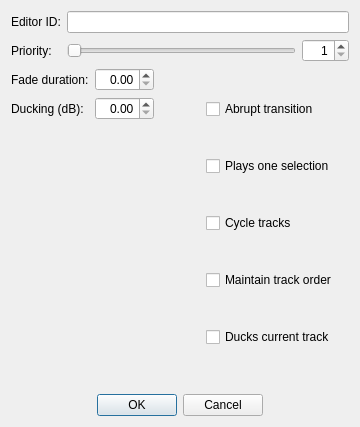
<?xml version="1.0" encoding="UTF-8"?>
<ui version="4.0">
 <class>FormDialogMusicType</class>
 <widget class="QDialog" name="FormDialogMusicType">
  <property name="geometry">
   <rect>
    <x>0</x>
    <y>0</y>
    <width>360</width>
    <height>427</height>
   </rect>
  </property>
  <property name="windowTitle">
   <string>Music Type</string>
  </property>
  <layout class="QGridLayout" name="gridLayout_3" columnstretch="2,0,2">
   <item row="3" column="0" colspan="3">
    <widget class="DKFormListPane" name="musicTracks"/>
   </item>
   <item row="0" column="0" colspan="3">
    <layout class="QGridLayout" name="gridLayout">
     <item row="0" column="0">
      <widget class="QLabel" name="label">
       <property name="text">
        <string>Editor ID:</string>
       </property>
       <property name="buddy">
        <cstring>editorID</cstring>
       </property>
      </widget>
     </item>
     <item row="1" column="0">
      <widget class="QLabel" name="label_2">
       <property name="text">
        <string>Priority:</string>
       </property>
       <property name="buddy">
        <cstring>prioritySlider</cstring>
       </property>
      </widget>
     </item>
     <item row="0" column="1">
      <widget class="QLineEdit" name="editorID"/>
     </item>
     <item row="1" column="1">
      <layout class="QHBoxLayout" name="horizontalLayout">
       <item>
        <widget class="QSlider" name="prioritySlider">
         <property name="whatsThis">
          <string>A music type's priority determines its importance relative to other music types, such that when multiple music types are able to play, only the most important one does. For example, combat music types should have a higher priority than ambient music types.</string>
         </property>
         <property name="minimum">
          <number>1</number>
         </property>
         <property name="maximum">
          <number>100</number>
         </property>
         <property name="orientation">
          <enum>Qt::Horizontal</enum>
         </property>
        </widget>
       </item>
       <item>
        <widget class="QSpinBox" name="prioritySpinbox">
         <property name="alignment">
          <set>Qt::AlignRight|Qt::AlignTrailing|Qt::AlignVCenter</set>
         </property>
         <property name="minimum">
          <number>1</number>
         </property>
         <property name="maximum">
          <number>100</number>
         </property>
        </widget>
       </item>
      </layout>
     </item>
    </layout>
   </item>
   <item row="1" column="1">
    <spacer name="horizontalSpacer">
     <property name="orientation">
      <enum>Qt::Horizontal</enum>
     </property>
     <property name="sizeHint" stdset="0">
      <size>
       <width>40</width>
       <height>20</height>
      </size>
     </property>
    </spacer>
   </item>
   <item row="1" column="0">
    <layout class="QGridLayout" name="gridLayout_2">
     <item row="1" column="0">
      <widget class="QLabel" name="label_4">
       <property name="text">
        <string>Ducking (dB):</string>
       </property>
       <property name="buddy">
        <cstring>ducking</cstring>
       </property>
      </widget>
     </item>
     <item row="0" column="0">
      <widget class="QLabel" name="label_3">
       <property name="text">
        <string>Fade duration:</string>
       </property>
       <property name="buddy">
        <cstring>fadeDuration</cstring>
       </property>
      </widget>
     </item>
     <item row="0" column="1">
      <widget class="QDoubleSpinBox" name="fadeDuration">
       <property name="whatsThis">
        <string>Control how long it takes to fade out any previously-playing music and fade in this music type.</string>
       </property>
       <property name="alignment">
        <set>Qt::AlignRight|Qt::AlignTrailing|Qt::AlignVCenter</set>
       </property>
      </widget>
     </item>
     <item row="1" column="1">
      <widget class="QDoubleSpinBox" name="ducking">
       <property name="alignment">
        <set>Qt::AlignRight|Qt::AlignTrailing|Qt::AlignVCenter</set>
       </property>
      </widget>
     </item>
    </layout>
   </item>
   <item row="4" column="0" colspan="3">
    <layout class="QHBoxLayout" name="horizontalLayout_2">
     <item>
      <spacer name="horizontalSpacer_2">
       <property name="orientation">
        <enum>Qt::Horizontal</enum>
       </property>
       <property name="sizeHint" stdset="0">
        <size>
         <width>40</width>
         <height>20</height>
        </size>
       </property>
      </spacer>
     </item>
     <item>
      <widget class="QPushButton" name="buttonOK">
       <property name="text">
        <string>OK</string>
       </property>
      </widget>
     </item>
     <item>
      <widget class="QPushButton" name="buttonCancel">
       <property name="text">
        <string>Cancel</string>
       </property>
      </widget>
     </item>
     <item>
      <spacer name="horizontalSpacer_3">
       <property name="orientation">
        <enum>Qt::Horizontal</enum>
       </property>
       <property name="sizeHint" stdset="0">
        <size>
         <width>40</width>
         <height>20</height>
        </size>
       </property>
      </spacer>
     </item>
    </layout>
   </item>
   <item row="2" column="0">
    <spacer name="verticalSpacer">
     <property name="orientation">
      <enum>Qt::Vertical</enum>
     </property>
     <property name="sizeHint" stdset="0">
      <size>
       <width>20</width>
       <height>40</height>
      </size>
     </property>
    </spacer>
   </item>
   <item row="1" column="2" rowspan="2">
    <layout class="QVBoxLayout" name="verticalLayout">
     <item>
      <widget class="QCheckBox" name="checkBox">
       <property name="whatsThis">
        <string>If checked, this music type will begin playing immediately, rather than waiting to fade out any already-playing music.</string>
       </property>
       <property name="text">
        <string>Abrupt transition</string>
       </property>
      </widget>
     </item>
     <item>
      <widget class="QCheckBox" name="checkBox_2">
       <property name="whatsThis">
        <string>If checked, the game will play only one of this music type's tracks, when the music type is requested.</string>
       </property>
       <property name="text">
        <string>Plays one selection</string>
       </property>
      </widget>
     </item>
     <item>
      <widget class="QCheckBox" name="checkBox_3">
       <property name="whatsThis">
        <string>If checked, this music type will continue to play tracks after its entire track list has played.</string>
       </property>
       <property name="text">
        <string>Cycle tracks</string>
       </property>
      </widget>
     </item>
     <item>
      <widget class="QCheckBox" name="checkBox_4">
       <property name="whatsThis">
        <string>By default, music types play their tracks in a random order. If this option is checked, this music type will always play its music tracks in the order they're listed in below.</string>
       </property>
       <property name="text">
        <string>Maintain track order</string>
       </property>
      </widget>
     </item>
     <item>
      <widget class="QCheckBox" name="checkBox_5">
       <property name="whatsThis">
        <string>If this music type begins playing while another, lower-priority, music type is playing, then the already-playing track will be ducked.</string>
       </property>
       <property name="text">
        <string>Ducks current track</string>
       </property>
      </widget>
     </item>
    </layout>
   </item>
  </layout>
 </widget>
 <customwidgets>
  <customwidget>
   <class>DKFormListPane</class>
   <extends>QWidget</extends>
   <header>widgets/DKFormListPane.h</header>
  </customwidget>
 </customwidgets>
 <tabstops>
  <tabstop>editorID</tabstop>
  <tabstop>prioritySlider</tabstop>
  <tabstop>prioritySpinbox</tabstop>
  <tabstop>fadeDuration</tabstop>
  <tabstop>ducking</tabstop>
  <tabstop>checkBox</tabstop>
  <tabstop>checkBox_2</tabstop>
  <tabstop>checkBox_3</tabstop>
  <tabstop>checkBox_4</tabstop>
  <tabstop>checkBox_5</tabstop>
  <tabstop>musicTracks</tabstop>
  <tabstop>buttonOK</tabstop>
  <tabstop>buttonCancel</tabstop>
 </tabstops>
 <resources/>
 <connections/>
</ui>
